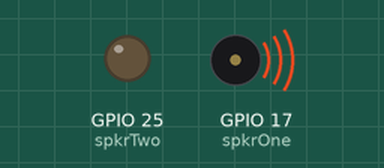
The program below on a simulated Raspberry Pi (BCM pin numbers). Parts: output pins drawn as LEDs (lit = HIGH), buzzer (waves = sounding).

Above: at 0.48 s.
At 36.2 s:
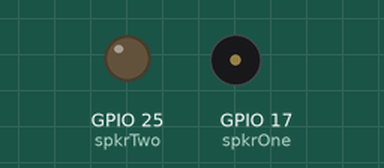
Timing chart, 0 to 40.0 s (numbered marks = the images above):
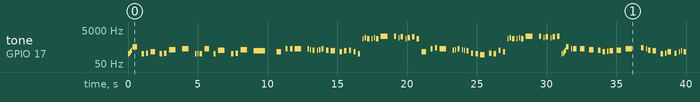

Measured:
- by itself, tone on GPIO 17 (spkrOne): plays 196 Hz for 0.04 s, 220 Hz for 0.04 s, 261 Hz for 0.04 s, 330 Hz for 0.04 s, 523 Hz for 0.33 s, 196 Hz for 0.02 s … (110 notes in this stretch)

The program:

your_reality.py
```python
# Original script is credited to Github user "AnonymousAlly"
# https:#github.com/AnonymousAlly/Arduino-Music-Codes/tree/master

import time
import RPi.GPIO as GPIO

#vars
spkrOne=17
spkrTwo=25

#setup
GPIO.setmode(GPIO.BCM)
GPIO.setwarnings(False)
GPIO.setup(spkrOne,GPIO.OUT)
GPIO.setup(spkrTwo,GPIO.OUT)

#funcs
def delay(seconds):
    time.sleep(seconds/1750)

def tone(r,hertz,duration):
    pwm = GPIO.PWM(spkrOne,hertz)
    pwm.start(50)
    pwm.ChangeFrequency(hertz)
    delay(duration)
    pwm.stop

#intro
tone(3,196,71) #G3
delay(71)
tone(3,220,71) #A3
delay(71)
tone(3,261,71) #C4(middle)
delay(71)
tone(3,330,71) #E4
delay(71)
tone(3,523,572) #C5
delay(572)
tone(3,196,40) #G3
delay(40)
tone(3,196,246) #G3
delay(246)
tone(3,220,286) #A3
delay(286)
tone(3,261,572) #C4(middle)
delay(572)
tone(3,196,286) #G3
delay(286)
tone(3,220,286) #A3
delay(286)
tone(3,349,828) #F4
delay(828)
tone(3,392,828) #G4
delay(828)
tone(3,196,143) #G3
delay(143)
tone(3,220,143) #A3
delay(143)
tone(3,196,286) #G3
delay(286)
tone(3,392,572) #G4
delay(572)
tone(3,196,286) #G3
delay(286)
tone(3,330,828) #E4
delay(828)
tone(3,196,286) #G3
delay(286)
tone(3,220,286) #A3
delay(286)
tone(3,349,828) #F4
delay(828)
tone(3,294,1430) #D4
delay(1430)

#First Verse

tone(3,261,572) #C4(middle)
delay(572)
tone(3,392,286) #G4
delay(286)
tone(3,392,286) #G4
delay(286)
tone(3,392,828) #G4
delay(828)
tone(3,392,143) #G4
delay(143)
tone(3,349,143) #F4
delay(143)
tone(3,330,286) #E4
delay(286)
tone(3,330,143) #E4
delay(143)
tone(3,349,143) #F4
delay(143)
tone(3,392,286) #G4
delay(286)
tone(3,330,286) #E4
delay(286)
tone(3,294,572) #D4
delay(572)
tone(3,261,286) #C4(middle)
delay(286)
tone(3,294,286) #D4
delay(286)
tone(3,330,286) #E4
delay(286)
tone(3,261,286) #C4(middle)
delay(286)
tone(3,196,286) #G3
delay(286)
tone(3,1568,143) #G6
delay(143)
tone(3,1760,143) #A6
delay(143)
tone(3,1568,286) #G6
delay(286)
tone(3,1568,143) #G6
delay(143)
tone(3,1760,143) #A6
delay(143)
tone(3,1568,286) #G6
delay(286)
tone(3,2093,828) #C7
delay(828)
tone(3,2093,286) #C7
delay(286)
tone(3,1760,143) #A6
delay(143)
tone(3,1975,286) #B6
delay(286)
tone(3,1568,143) #G6
delay(143)
tone(3,1760,286) #A6
delay(286)
tone(3,1975,286) #B6
delay(286)
tone(3,1568,286) #G6
delay(286)
tone(3,261,572) #C4(middle)
delay(572)
tone(3,392,286) #G4
delay(286)
tone(3,440,286) #A4
delay(286)
tone(3,392,828) #G4
delay(828)
tone(3,330,143) #E4
delay(143)
tone(3,349,143) #F4
delay(143)
tone(3,392,286) #G4
delay(286)
tone(3,349,143) #F4
delay(143)
tone(3,330,143) #E4
delay(143)
tone(3,294,286) #D4
delay(286)
tone(3,220,286) #A3
delay(286)
tone(3,196,286) #G3
delay(286)
tone(3,175,572) #F3
delay(572)
tone(3,220,286) #A3
delay(286)
tone(3,196,286) #G3
delay(286)
tone(3,330,286) #E4
delay(286)
tone(3,261,286) #C4(middle)
delay(286)
tone(3,1568,143) #G6
delay(143)
tone(3,1760,143) #A6
delay(143)
tone(3,1568,286) #G6
delay(286)
tone(3,1568,143) #G6
delay(143)
tone(3,1760,143) #A6
delay(143)
tone(3,1568,286) #G6
delay(286)
tone(3,2093,828) #C7
delay(828)
tone(3,2093,286) #C7
delay(286)
tone(3,1760,143) #A6
delay(143)
tone(3,1975,286) #B6
delay(286)
tone(3,1760,143) #A6
delay(143)
tone(3,1975,286) #B6
delay(286)
tone(3,2093,286) #C7
delay(286)
tone(3,196,71) #G3
delay(71)
tone(3,220,71) #A3
delay(71)
tone(3,261,71) #C4(middle)
delay(71)
tone(3,330,71) #E4
delay(71)
tone(3,523,286) #C5
delay(286)
tone(3,392,143) #G4
delay(143)
tone(3,392,429) #G4
delay(429)
tone(3,392,572) #G4
delay(572)
tone(3,349,572) #F4
delay(572)
tone(3,330,286) #E4
delay(286)
tone(3,261,286) #C4(middle)
delay(286)
tone(3,277,143) #Db/C#4
delay(143)
tone(3,294,429) #D4
delay(429)
tone(3,330,572) #E4
delay(572)
tone(3,392,828) #G4
delay(1144)
tone(3,440,286) #A4
delay(286)
tone(3,392,143) #G4
delay(143)
tone(3,330,286) #E4
delay(286)
tone(3,294,429) #D4
delay(572)
tone(3,196,286) #G3
delay(286)
tone(3,220,143) #A3
delay(143)
tone(3,261,429) #C4(middle)
delay(429)
tone(3,220,286) #A3
delay(286)
tone(3,261,143) #C4(middle)
delay(143)
tone(3,294,143) #D4
delay(143)
tone(3,261,572) #C4(middle)
delay(1716)
tone(3,392,143) #G4
delay(143)
tone(3,392,429) #G4
delay(429)
tone(3,392,572) #G4
delay(572)
tone(3,349,572) #F4
delay(572)
tone(3,330,286) #E4
delay(286)
tone(3,261,286) #C4(middle)
delay(286)
tone(3,277,143) #Db/C#4
delay(143)
tone(3,294,429) #D4
delay(429)
tone(3,330,572) #E4
delay(572)
tone(3,392,828) #G4
delay(1144)
tone(3,440,286) #A4
delay(286)
tone(3,392,143) #G4
delay(143)
tone(3,330,286) #E4
delay(286)
tone(3,294,429) #D4
delay(572)
tone(3,196,286) #G3
delay(286)
tone(3,220,143) #A3
delay(143)
tone(3,261,429) #C4(middle)
delay(429)
tone(3,220,286) #A3
delay(286)
tone(3,261,143) #C4(middle)
delay(143)
tone(3,294,143) #D4
delay(143)
tone(3,261,572) #C4(middle)
delay(1716)
tone(3,440,286) #A4
delay(286)
tone(3,392,143) #G4
delay(143)
tone(3,330,286) #E4
delay(286)
tone(3,294,429) #D4
delay(572)
tone(3,196,286) #G3
delay(286)
tone(3,220,143) #A3
delay(143)
tone(3,261,1287) #C4(middle)
delay(1573)
tone(3,220,286) #A3
delay(286)
tone(3,261,143) #C4(middle)
delay(143)
tone(3,294,143) #D4
delay(143)
tone(3,261,286) #C4(middle)
delay(286)

#Interlude One

tone(3,130,286) #C3
delay(286)
tone(3,196,143) #G3
delay(143)
tone(3,261,286) #C4(middle)
delay(286)
tone(3,294,143) #D4
delay(143)
tone(3,261,286) #C4(middle)
delay(286)
tone(3,110,286) #A2
delay(286)
tone(3,220,143) #A3
delay(143)
tone(3,261,286) #C4(middle)
delay(286)
tone(3,294,143) #D4
delay(143)
tone(3,261,286) #C4(middle)
delay(286)
tone(3,87,286) #F2
delay(286)
tone(3,196,143) #G3
delay(143)
tone(3,220,286) #A3
delay(286)
tone(3,261,143) #C4(middle)
delay(143)
tone(3,220,286) #A3
delay(286)
tone(3,247,286) #B3
delay(286)
tone(3,196,143) #G3
delay(143)
tone(3,220,286) #A3
delay(286)
tone(3,247,143) #B3
delay(143)
tone(3,196,286) #G3
delay(286)
tone(3,130,286) #C3
delay(286)
tone(3,196,143) #G3
delay(143)
tone(3,261,286) #C4(middle)
delay(286)
tone(3,294,143) #D4
delay(143)
tone(3,261,286) #C4(middle)
delay(286)
tone(3,110,286) #A2
delay(286)
tone(3,220,143) #A3
delay(143)
tone(3,261,286) #C4(middle)
delay(286)
tone(3,294,143) #D4
delay(143)
tone(3,261,286) #C4(middle)
delay(286)
tone(3,87,286) #F2
delay(286)
tone(3,196,143) #G3
delay(143)
tone(3,220,286) #A3
delay(286)
tone(3,261,143) #C4(middle)
delay(143)
tone(3,220,286) #A3
delay(286)
tone(3,247,286) #B3
delay(286)
tone(3,196,143) #G3
delay(143)
tone(3,220,286) #A3
delay(286)
tone(3,247,143) #B3
delay(143)
tone(3,196,286) #G3
delay(286)

#Second Verse

tone(3,261,572) #C4(middle)
delay(572)
tone(3,392,286) #G4
delay(286)
tone(3,392,286) #G4
delay(286)
tone(3,392,828) #G4
delay(828)
tone(3,392,143) #G4
delay(143)
tone(3,349,143) #F4
delay(143)
tone(3,330,286) #E4
delay(286)
tone(3,330,143) #E4
delay(143)
tone(3,349,143) #F4
delay(143)
tone(3,392,286) #G4
delay(286)
tone(3,330,286) #E4
delay(286)
tone(3,294,572) #D4
delay(572)
tone(3,261,286) #C4(middle)
delay(286)
tone(3,294,286) #D4
delay(286)
tone(3,330,286) #E4
delay(286)
tone(3,261,286) #C4(middle)
delay(286)
tone(3,196,286) #G3
delay(286)
tone(3,1568,143) #G6
delay(143)
tone(3,1760,143) #A6
delay(143)
tone(3,1568,286) #G6
delay(286)
tone(3,1568,143) #G6
delay(143)
tone(3,1760,143) #A6
delay(143)
tone(3,1568,286) #G6
delay(286)
tone(3,2093,828) #C7
delay(828)
tone(3,2093,286) #C7
delay(286)
tone(3,1760,143) #A6
delay(143)
tone(3,1975,286) #B6
delay(286)
tone(3,1568,143) #G6
delay(143)
tone(3,1760,286) #A6
delay(286)
tone(3,1975,286) #B6
delay(286)
tone(3,1568,286) #G6
delay(286)
tone(3,261,572) #C4(middle)
delay(572)
tone(3,392,286) #G4
delay(286)
tone(3,440,286) #A4
delay(286)
tone(3,392,828) #G4
delay(828)
tone(3,330,143) #E4
delay(143)
tone(3,349,143) #F4
delay(143)
tone(3,392,286) #G4
delay(286)
tone(3,349,143) #F4
delay(143)
tone(3,330,143) #E4
delay(143)
tone(3,294,286) #D4
delay(286)
tone(3,220,286) #A3
delay(286)
tone(3,196,286) #G3
delay(286)
tone(3,175,572) #F3
delay(572)
tone(3,220,286) #A3
delay(286)
tone(3,196,286) #G3
delay(286)
tone(3,330,286) #E4
delay(286)
tone(3,261,286) #C4(middle)
delay(286)
tone(3,1568,143) #G6
delay(143)
tone(3,1760,143) #A6
delay(143)
tone(3,1568,286) #G6
delay(286)
tone(3,1568,143) #G6
delay(143)
tone(3,1760,143) #A6
delay(143)
tone(3,1568,286) #G6
delay(286)
tone(3,2093,828) #C7
delay(828)
tone(3,2093,286) #C7
delay(286)
tone(3,1760,143) #A6
delay(143)
tone(3,1975,286) #B6
delay(286)
tone(3,1760,143) #A6
delay(143)
tone(3,1975,286) #B6
delay(286)
tone(3,2093,286) #C7
delay(286)
tone(3,196,71) #G3
delay(71)
tone(3,220,71) #A3
delay(71)
tone(3,261,71) #C4(middle)
delay(71)
tone(3,330,71) #E4
delay(71)
tone(3,523,286) #C5
delay(286)
tone(3,392,143) #G4
delay(143)
tone(3,392,429) #G4
delay(429)
tone(3,392,572) #G4
delay(572)
tone(3,349,572) #F4
delay(572)
tone(3,330,286) #E4
delay(286)
tone(3,261,286) #C4(middle)
delay(286)
tone(3,277,143) #Db/C#4
delay(143)
tone(3,294,429) #D4
delay(429)
tone(3,330,572) #E4
delay(572)
tone(3,392,828) #G4
delay(1144)
tone(3,440,286) #A4
delay(286)
tone(3,392,143) #G4
delay(143)
tone(3,330,286) #E4
delay(286)
tone(3,294,429) #D4
delay(572)
tone(3,196,286) #G3
delay(286)
tone(3,220,143) #A3
delay(143)
tone(3,261,429) #C4(middle)
delay(429)
tone(3,220,286) #A3
delay(286)
tone(3,261,143) #C4(middle)
delay(143)
tone(3,294,143) #D4
delay(143)
tone(3,261,572) #C4(middle)
delay(1716)
tone(3,392,143) #G4
delay(143)
tone(3,392,429) #G4
delay(429)
tone(3,392,572) #G4
delay(572)
tone(3,349,572) #F4
delay(572)
tone(3,330,286) #E4
delay(286)
tone(3,261,286) #C4(middle)
delay(286)
tone(3,277,143) #Db/C#4
delay(143)
tone(3,294,429) #D4
delay(429)
tone(3,330,572) #E4
delay(572)
tone(3,392,828) #G4
delay(1144)
tone(3,440,286) #A4
delay(286)
tone(3,392,143) #G4
delay(143)
tone(3,330,286) #E4
delay(286)
tone(3,294,429) #D4
delay(572)
tone(3,196,286) #G3
delay(286)
tone(3,220,143) #A3
delay(143)
tone(3,261,429) #C4(middle)
delay(429)
tone(3,220,286) #A3
delay(286)
tone(3,261,143) #C4(middle)
delay(143)
tone(3,294,143) #D4
delay(143)
tone(3,261,572) #C4(middle)
delay(2002)

#Interlude Two

tone(3,1568,286) #G6
delay(286)
tone(3,1568,286) #G6
delay(286)
tone(3,110,286) #A2
delay(286)
tone(3,220,143) #A3
delay(143)
tone(3,261,286) #C4(middle)
delay(286)
tone(3,294,143) #D4
delay(143)
tone(3,261,286) #C4(middle)
delay(286)
tone(3,1175,572) #D6
delay(572)
tone(3,1318,286) #E6
delay(286)
tone(3,1397,572) #F6
delay(572)
tone(3,1568,572) #G6
delay(572)
tone(3,1568,286) #G6
delay(286)
tone(3,784,286) #G5
delay(286)
tone(3,523,286) #C5
delay(286)
tone(3,587,286) #D5
delay(286)
tone(3,392,143) #G4
delay(143)
tone(3,523,286) #C5
delay(286)
tone(3,784,286) #G5
delay(286)
tone(3,523,143) #C5
delay(143)
tone(3,587,572) #D5
delay(572)
tone(3,1046,572) #C6
delay(572)
tone(3,1175,286) #D6
delay(286)
tone(3,1318,572) #E6
delay(572)
tone(3,1046,572) #C6
delay(572)
tone(3,784,286) #G5
delay(286)
tone(3,784,286) #G5
delay(286)
tone(3,523,286) #C5
delay(286)
tone(3,587,286) #D5
delay(286)
tone(3,392,143) #G4
delay(143)
tone(3,523,286) #C5
delay(286)
tone(3,784,286) #G5
delay(286)
tone(3,523,143) #C5
delay(143)
tone(3,587,572) #D5
delay(858)
tone(3,784,143) #G5
delay(143)
tone(3,880,143) #A5
delay(143)
tone(3,784,143) #G5
delay(143)
tone(3,659,286) #E5
delay(286)
tone(3,587,286) #D5
delay(286)
tone(3,494,143) #B4
delay(143)
tone(3,440,143) #A4
delay(143)
tone(3,392,286) #G4
delay(286)
tone(3,523,143) #C5
delay(143)
tone(3,659,286) #E5
delay(286)
tone(3,698,429) #F5
delay(429)
tone(3,659,429) #E5
delay(429)
tone(3,523,429) #C5
delay(429)
tone(3,392,429) #G4
delay(429)
tone(3,392,143) #G4
delay(143)
tone(3,494,143) #B4
delay(143)
tone(3,659,286) #E5
delay(286)
tone(3,587,286) #D5
delay(286)
tone(3,110,143) #A2
delay(143)
tone(3,147,286) #D3
delay(286)
tone(3,175,429) #F3
delay(429)
tone(3,98,36) #G2
delay(36)
tone(3,123,36) #B2
delay(36)
tone(3,147,36) #D3
delay(36)
tone(3,196,36) #G3
delay(36)
tone(3,247,36) #B3
delay(36)
tone(3,294,36) #D4
delay(36)
tone(3,392,928) #G4
delay(1500)

#Bridge

tone(3,392,286) #G4
delay(286)
tone(3,392,286) #G4
delay(286)
tone(3,392,828) #G4
delay(828)
tone(3,392,143) #G4
delay(143)
tone(3,349,143) #F4
delay(143)
tone(3,330,286) #E4
delay(286)
tone(3,330,143) #E4
delay(143)
tone(3,349,143) #F4
delay(143)
tone(3,392,286) #G4
delay(286)
tone(3,330,286) #E4
delay(286)
tone(3,294,572) #D4
delay(572)
tone(3,261,286) #C4(middle)
delay(286)
tone(3,294,286) #D4
delay(286)
tone(3,1568,286) #G6
delay(286)
tone(3,1318,286) #E6
delay(286)
tone(3,1397,286) #F6
delay(286)
tone(3,1175,286) #D6
delay(286)
tone(3,1318,286) #E6
delay(286)
tone(3,1046,286) #C6
delay(286)
tone(3,1175,286) #D6
delay(286)
tone(3,880,190) #A5
delay(190)
tone(3,698,95) #F5
delay(95)
tone(3,784,286) #G5
delay(286)
tone(3,659,190) #E5
delay(190)
tone(3,698,95) #F5
delay(95)
tone(3,784,190) #G5
delay(190)
tone(3,1760,381) #A6
delay(381)
tone(3,1568,572) #G6
delay(1716)
tone(3,392,286) #G4
delay(286)
tone(3,440,286) #A4
delay(286)
tone(3,392,828) #G4
delay(828)
tone(3,330,143) #E4
delay(143)
tone(3,349,143) #F4
delay(143)
tone(3,392,286) #G4
delay(286)
tone(3,349,143) #F4
delay(143)
tone(3,330,143) #E4
delay(143)
tone(3,294,286) #D4
delay(286)
tone(3,220,286) #A3
delay(286)
tone(3,196,286) #G3
delay(286)
tone(3,175,572) #F3
delay(572)
tone(3,220,286) #A3
delay(286)
tone(3,1568,286) #G6
delay(286)
tone(3,1318,286) #E6
delay(286)
tone(3,1397,286) #F6
delay(286)
tone(3,1175,286) #D6
delay(286)
tone(3,1318,286) #E6
delay(286)
tone(3,1046,286) #C6
delay(286)
tone(3,1175,286) #D6
delay(286)
tone(3,880,286) #A5
delay(286)
tone(3,1760,286) #A6
delay(286)
tone(3,1397,286) #F6
delay(286)
tone(3,1568,286) #G6
delay(286)
tone(3,1318,286) #E6
delay(286)
tone(3,1397,286) #F6
delay(286)
tone(3,1175,286) #D6
delay(286)
tone(3,1318,286) #E6
delay(286)
tone(3,1046,286) #C6
delay(286)
tone(3,698,286) #F5
delay(286)
tone(3,880,572) #A5
delay(572)
tone(3,1046,286) #C6
delay(286)
tone(3,784,286) #G5
delay(286)
tone(3,988,572) #B5
delay(572)
tone(3,1175,286) #D6
delay(286)
tone(3,698,143) #F5
delay(143)
tone(3,784,143) #G5
delay(143)
tone(3,880,286) #A5
delay(286)
tone(3,880,143) #A5
delay(143)
tone(3,784,143) #G5
delay(143)
tone(3,880,286) #A5
delay(286)
tone(3,988,143) #B5
delay(143)
tone(3,784,143) #G5
delay(143)
tone(3,880,143) #A5
delay(143)
tone(3,988,143) #B5
delay(143)
tone(3,1175,143) #D6
delay(143)
tone(3,1480,143) #Gb/F#6
delay(143)
tone(3,1568,286) #G6
delay(286)

#Bridge to end

tone(3,523,286) #C5
delay(286)
tone(3,392,143) #G4
delay(143)
tone(3,392,429) #G4
delay(429)
tone(3,392,572) #G4
delay(572)
tone(3,349,572) #F4
delay(572)
tone(3,330,286) #E4
delay(286)
tone(3,261,286) #C4(middle)
delay(286)
tone(3,277,143) #Db/C#4
delay(143)
tone(3,294,429) #D4
delay(429)
tone(3,330,572) #E4
delay(572)
tone(3,392,828) #G4
delay(1144)
tone(3,440,286) #A4
delay(286)
tone(3,392,143) #G4
delay(143)
tone(3,330,286) #E4
delay(286)
tone(3,294,429) #D4
delay(572)
tone(3,196,286) #G3
delay(286)
tone(3,220,143) #A3
delay(143)
tone(3,261,429) #C4(middle)
delay(429)
tone(3,220,286) #A3
delay(286)
tone(3,261,143) #C4(middle)
delay(143)
tone(3,294,143) #D4
delay(143)
tone(3,261,572) #C4(middle)
delay(1430)
tone(3,196,71) #G3
delay(71)
tone(3,220,71) #A3
delay(71)
tone(3,261,71) #C4(middle)
delay(71)
tone(3,330,71) #E4
delay(71)
tone(3,523,286) #C5
delay(286)
tone(3,392,143) #G4
delay(143)
tone(3,392,429) #G4
delay(429)
tone(3,392,572) #G4
delay(572)
tone(3,349,572) #F4
delay(572)
tone(3,330,286) #E4
delay(286)
tone(3,261,286) #C4(middle)
delay(286)
tone(3,277,143) #Db/C#4
delay(143)
tone(3,294,429) #D4
delay(429)
tone(3,330,572) #E4
delay(572)
tone(3,392,828) #G4
delay(1144)
tone(3,440,286) #A4
delay(286)
tone(3,392,143) #G4
delay(143)
tone(3,330,286) #E4
delay(286)
tone(3,294,429) #D4
delay(572)
tone(3,196,286) #G3
delay(286)
tone(3,220,143) #A3
delay(143)
tone(3,261,429) #C4(middle)
delay(429)
tone(3,220,286) #A3
delay(286)
tone(3,261,143) #C4(middle)
delay(143)
tone(3,294,143) #D4
delay(143)
tone(3,261,572) #C4(middle)
delay(858)
tone(3,196,286) #G3
delay(286)
tone(3,220,143) #A3
delay(143)
tone(3,261,429) #C4(middle)
delay(429)
tone(3,220,286) #A3
delay(286)
tone(3,261,143) #C4(middle)
delay(143)
tone(3,294,143) #D4
delay(143)
tone(3,261,572) #C4(middle)
delay(572)
tone(3,330,572) #E4
delay(572)
tone(3,349,286) #F4
delay(286)
tone(3,349,286) #F4
delay(286)
tone(3,330,143) #E4
delay(143)
tone(3,261,286) #C4(middle)
delay(286)
tone(3,220,143) #A3
delay(143)
tone(3,261,572) #C4(middle)
delay(572)
tone(3,392,828) #G4
delay(828)
tone(3,1568,286) #G6
delay(286)
tone(3,1318,286) #E6
delay(286)
tone(3,1397,286) #F6
delay(286)
tone(3,1046,572) #C6
delay(572)
tone(3,1760,572) #A6
delay(572)
tone(3,1568,1430) #G6
delay(1716)
tone(3,196,286) #G3
delay(286)
tone(3,220,286) #A3
delay(286)
tone(3,261,143) #C4(middle)
delay(143)
tone(3,261,143) #C4(middle)
delay(143)

#End

tone(3,130,286) #C3
delay(286)
tone(3,196,143) #G3
delay(143)
tone(3,261,286) #C4(middle)
delay(286)
tone(3,294,143) #D4
delay(143)
tone(3,261,286) #C4(middle)
delay(286)
tone(3,110,286) #A2
delay(286)
tone(3,220,143) #A3
delay(143)
tone(3,261,286) #C4(middle)
delay(286)
tone(3,294,143) #D4
delay(143)
tone(3,261,286) #C4(middle)
delay(286)
tone(3,87,286) #F2
delay(286)
tone(3,196,143) #G3
delay(143)
tone(3,220,286) #A3
delay(286)
tone(3,261,143) #C4(middle)
delay(143)
tone(3,220,286) #A3
delay(286)
tone(3,98,286) #G2
delay(286)
tone(3,196,143) #G3
delay(143)
tone(3,220,286) #A3
delay(286)
tone(3,247,143) #B3
delay(143)
tone(3,196,286) #G3
delay(286)
tone(3,130,429) #C3
delay(429)
tone(3,1318,71) #E6
delay(71)
tone(3,1397,71) #F6
delay(71)
tone(3,1568,286) #G6
delay(286)
tone(3,1568,286) #G6
delay(286)
tone(3,1568,828) #G6
delay(828)
tone(3,1568,143) #G6
delay(143)
tone(3,1397,143) #F6
delay(143)
tone(3,1318,286) #E6
delay(286)
tone(3,1397,143) #F6
delay(143)
tone(3,1568,143) #G6
delay(143)
tone(3,1760,286) #A6
delay(286)
tone(3,1975,286) #B6
delay(286)
tone(3,1568,828) #G6
delay(828)
tone(3,1975,828) #B6
delay(828)
tone(3,1568,572) #G6
delay(572)
tone(3,130,71) #C3
delay(71)
tone(3,165,71) #E3
delay(71)
tone(3,196,71) #G3
delay(71)
tone(3,261,71) #C4(middle)
delay(71)
tone(3,330,71) #E4
delay(71)
tone(3,392,1933) #G4
delay(10000)
```
